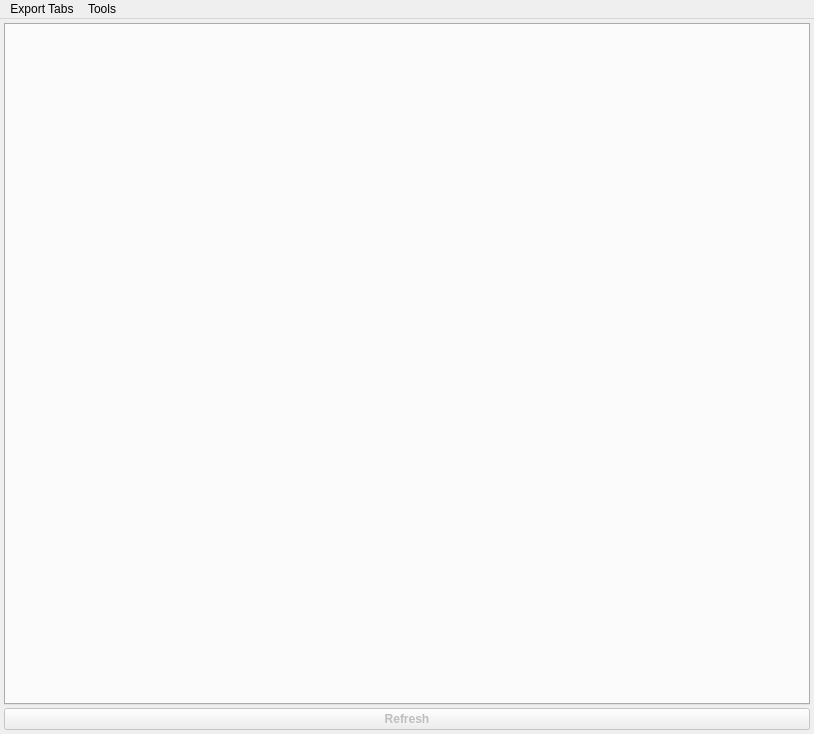
<?xml version="1.0" encoding="UTF-8"?>
<ui version="4.0">
 <class>export_mainWindow</class>
 <widget class="QMainWindow" name="export_mainWindow">
  <property name="enabled">
   <bool>true</bool>
  </property>
  <property name="geometry">
   <rect>
    <x>0</x>
    <y>0</y>
    <width>814</width>
    <height>734</height>
   </rect>
  </property>
  <property name="sizePolicy">
   <sizepolicy hsizetype="Preferred" vsizetype="Preferred">
    <horstretch>0</horstretch>
    <verstretch>0</verstretch>
   </sizepolicy>
  </property>
  <property name="minimumSize">
   <size>
    <width>750</width>
    <height>0</height>
   </size>
  </property>
  <property name="windowTitle">
   <string>Fbx Exporter</string>
  </property>
  <widget class="QWidget" name="centralWidget">
   <layout class="QVBoxLayout" name="verticalLayout_2">
    <property name="spacing">
     <number>3</number>
    </property>
    <property name="margin">
     <number>4</number>
    </property>
    <item>
     <widget class="QTabWidget" name="export_tabwidget">
      <property name="sizePolicy">
       <sizepolicy hsizetype="Preferred" vsizetype="Preferred">
        <horstretch>0</horstretch>
        <verstretch>0</verstretch>
       </sizepolicy>
      </property>
      <property name="acceptDrops">
       <bool>false</bool>
      </property>
      <property name="tabPosition">
       <enum>QTabWidget::North</enum>
      </property>
      <property name="usesScrollButtons">
       <bool>false</bool>
      </property>
      <property name="tabsClosable">
       <bool>false</bool>
      </property>
      <property name="movable">
       <bool>false</bool>
      </property>
     </widget>
    </item>
    <item>
     <widget class="QPushButton" name="refresh_ui_button">
      <property name="enabled">
       <bool>false</bool>
      </property>
      <property name="font">
       <font>
        <weight>75</weight>
        <bold>true</bold>
       </font>
      </property>
      <property name="text">
       <string>Refresh</string>
      </property>
     </widget>
    </item>
   </layout>
  </widget>
  <widget class="QMenuBar" name="menuBar">
   <property name="geometry">
    <rect>
     <x>0</x>
     <y>0</y>
     <width>814</width>
     <height>21</height>
    </rect>
   </property>
   <widget class="QMenu" name="menuTools">
    <property name="title">
     <string>Tools</string>
    </property>
    <addaction name="createDisplaySet_action"/>
    <addaction name="separator"/>
    <addaction name="separator"/>
   </widget>
   <widget class="QMenu" name="menuExport_Tabs">
    <property name="title">
     <string>Export Tabs</string>
    </property>
    <addaction name="build_rig_tab_action"/>
    <addaction name="build_anim_tab_action"/>
    <addaction name="build_model_tab_action"/>
    <addaction name="build_generic_tab_action"/>
   </widget>
   <addaction name="menuExport_Tabs"/>
   <addaction name="menuTools"/>
  </widget>
  <action name="createRigNode_action">
   <property name="checkable">
    <bool>false</bool>
   </property>
   <property name="text">
    <string>Create New Character Export Set</string>
   </property>
  </action>
  <action name="showRigExportWidget_action">
   <property name="text">
    <string>Show Rig Export UI</string>
   </property>
  </action>
  <action name="showAnimExportWidget_action">
   <property name="text">
    <string>Show Animation Export UI</string>
   </property>
  </action>
  <action name="showGenericExportWidget_action">
   <property name="text">
    <string>Show General Export UI</string>
   </property>
  </action>
  <action name="deleterig_action">
   <property name="checkable">
    <bool>true</bool>
   </property>
   <property name="checked">
    <bool>true</bool>
   </property>
   <property name="text">
    <string>Delete/Build Rig On Export</string>
   </property>
  </action>
  <action name="createDisplaySet_action">
   <property name="text">
    <string>Create Meta Display Sets</string>
   </property>
  </action>
  <action name="cleanExport_action">
   <property name="text">
    <string>Clean Broken Animation Export Nodes</string>
   </property>
  </action>
  <action name="actionAdd_Unreal_Settings_On_Export">
   <property name="checkable">
    <bool>true</bool>
   </property>
   <property name="checked">
    <bool>true</bool>
   </property>
   <property name="text">
    <string>Add Unreal Settings On Export</string>
   </property>
  </action>
  <action name="actionExport_and_Import_to_Unreal">
   <property name="checkable">
    <bool>true</bool>
   </property>
   <property name="checked">
    <bool>true</bool>
   </property>
   <property name="text">
    <string>Export and Import to Unreal</string>
   </property>
  </action>
  <action name="validation_action">
   <property name="text">
    <string>Launch Validation Tool</string>
   </property>
  </action>
  <action name="build_rig_tab_action">
   <property name="checkable">
    <bool>true</bool>
   </property>
   <property name="text">
    <string>Rigging</string>
   </property>
  </action>
  <action name="build_anim_tab_action">
   <property name="checkable">
    <bool>true</bool>
   </property>
   <property name="text">
    <string>Animation</string>
   </property>
  </action>
  <action name="build_generic_tab_action">
   <property name="checkable">
    <bool>true</bool>
   </property>
   <property name="text">
    <string>Generic FBX</string>
   </property>
  </action>
  <action name="build_model_tab_action">
   <property name="checkable">
    <bool>true</bool>
   </property>
   <property name="checked">
    <bool>false</bool>
   </property>
   <property name="text">
    <string>Ships</string>
   </property>
  </action>
 </widget>
 <layoutdefault spacing="6" margin="11"/>
 <resources/>
 <connections/>
</ui>
